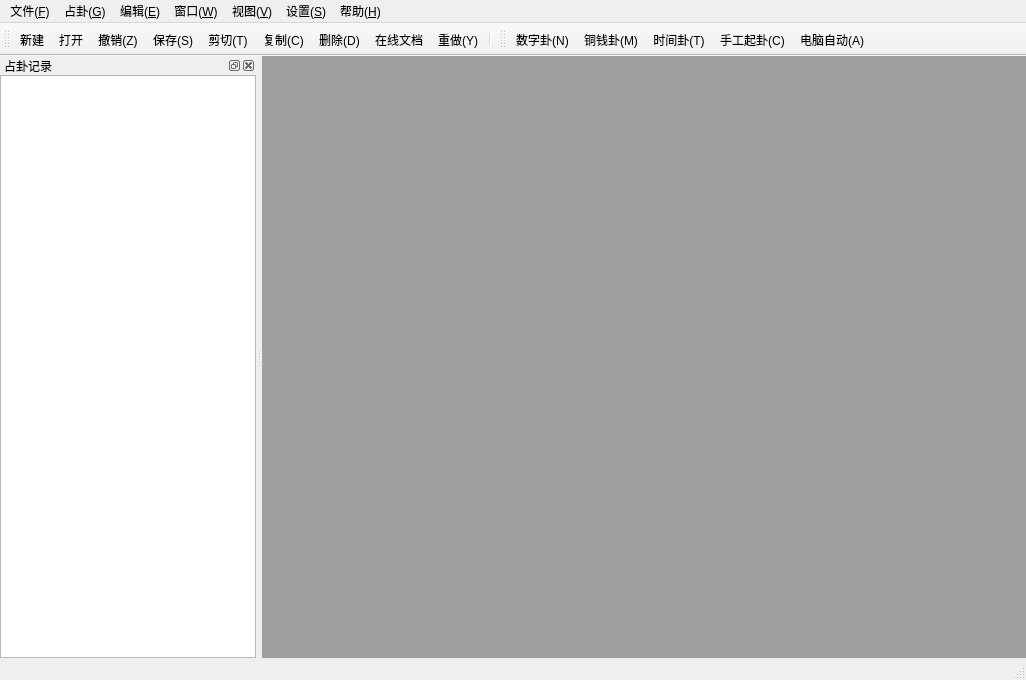
<?xml version="1.0" encoding="UTF-8"?>
<ui version="4.0">
 <class>MainWindow</class>
 <widget class="QMainWindow" name="MainWindow">
  <property name="geometry">
   <rect>
    <x>0</x>
    <y>0</y>
    <width>1026</width>
    <height>680</height>
   </rect>
  </property>
  <property name="windowTitle">
   <string>MainWindow</string>
  </property>
  <widget class="QWidget" name="centralwidget">
   <layout class="QHBoxLayout" name="horizontalLayout" stretch="9">
    <property name="spacing">
     <number>0</number>
    </property>
    <property name="leftMargin">
     <number>0</number>
    </property>
    <property name="topMargin">
     <number>0</number>
    </property>
    <property name="rightMargin">
     <number>0</number>
    </property>
    <property name="bottomMargin">
     <number>0</number>
    </property>
    <item>
     <widget class="QWidget" name="widget_2" native="true">
      <property name="styleSheet">
       <string notr="true">background-color: rgb(85, 170, 127);</string>
      </property>
      <layout class="QVBoxLayout" name="verticalLayout_4">
       <property name="spacing">
        <number>0</number>
       </property>
       <property name="leftMargin">
        <number>0</number>
       </property>
       <property name="topMargin">
        <number>0</number>
       </property>
       <property name="rightMargin">
        <number>0</number>
       </property>
       <property name="bottomMargin">
        <number>0</number>
       </property>
       <item>
        <widget class="QMdiArea" name="mdiArea"/>
       </item>
      </layout>
     </widget>
    </item>
   </layout>
  </widget>
  <widget class="QMenuBar" name="menubar">
   <property name="geometry">
    <rect>
     <x>0</x>
     <y>0</y>
     <width>1026</width>
     <height>22</height>
    </rect>
   </property>
   <widget class="QMenu" name="menuFile">
    <property name="title">
     <string>文件(&amp;F)</string>
    </property>
    <widget class="QMenu" name="menuRecent">
     <property name="title">
      <string>最近打开</string>
     </property>
     <addaction name="actionLucy_ui"/>
    </widget>
    <addaction name="actionNew"/>
    <addaction name="actionOpen"/>
    <addaction name="menuRecent"/>
    <addaction name="separator"/>
    <addaction name="actionSave"/>
    <addaction name="actionSave_as"/>
    <addaction name="actionSave_All"/>
    <addaction name="separator"/>
    <addaction name="actionPrint"/>
    <addaction name="actionClose"/>
    <addaction name="separator"/>
    <addaction name="actionQuit"/>
   </widget>
   <widget class="QMenu" name="menuEdit">
    <property name="title">
     <string>编辑(&amp;E)</string>
    </property>
    <addaction name="actiond"/>
    <addaction name="actiond_2"/>
    <addaction name="separator"/>
    <addaction name="actionCopy"/>
    <addaction name="actiond_3"/>
    <addaction name="actiond_4"/>
    <addaction name="actiond_5"/>
    <addaction name="actiond_6"/>
    <addaction name="separator"/>
    <addaction name="actionsjr"/>
    <addaction name="actiontih"/>
   </widget>
   <widget class="QMenu" name="menuwi">
    <property name="title">
     <string>窗口(&amp;W)</string>
    </property>
    <addaction name="actionTile"/>
    <addaction name="actionCascade"/>
    <addaction name="actionTab"/>
    <addaction name="separator"/>
    <addaction name="actioncloseAllSubWindows"/>
   </widget>
   <widget class="QMenu" name="menuhelp">
    <property name="title">
     <string>帮助(&amp;H)</string>
    </property>
    <addaction name="actiononline"/>
    <addaction name="actionabout"/>
   </widget>
   <widget class="QMenu" name="menu_V">
    <property name="title">
     <string>视图(&amp;V)</string>
    </property>
    <addaction name="actionll"/>
   </widget>
   <widget class="QMenu" name="menusetting">
    <property name="title">
     <string>设置(&amp;S)</string>
    </property>
    <addaction name="actionmysql"/>
   </widget>
   <widget class="QMenu" name="menuzhangua">
    <property name="title">
     <string>占卦(&amp;G)</string>
    </property>
    <addaction name="actionNum"/>
    <addaction name="actionMoney"/>
    <addaction name="actionTime"/>
    <addaction name="actionCostom"/>
    <addaction name="actionCompter"/>
   </widget>
   <addaction name="menuFile"/>
   <addaction name="menuzhangua"/>
   <addaction name="menuEdit"/>
   <addaction name="menuwi"/>
   <addaction name="menu_V"/>
   <addaction name="menusetting"/>
   <addaction name="menuhelp"/>
  </widget>
  <widget class="QStatusBar" name="statusbar"/>
  <widget class="QToolBar" name="toolBar">
   <property name="windowTitle">
    <string>toolBar</string>
   </property>
   <property name="toolButtonStyle">
    <enum>Qt::ToolButtonTextUnderIcon</enum>
   </property>
   <attribute name="toolBarArea">
    <enum>TopToolBarArea</enum>
   </attribute>
   <attribute name="toolBarBreak">
    <bool>false</bool>
   </attribute>
   <addaction name="actionNew"/>
   <addaction name="actionOpen"/>
   <addaction name="actiond"/>
   <addaction name="actionSave"/>
   <addaction name="actionCopy"/>
   <addaction name="actiond_3"/>
   <addaction name="actiond_5"/>
   <addaction name="actiononline"/>
   <addaction name="actiond_2"/>
   <addaction name="separator"/>
  </widget>
  <widget class="QToolBar" name="toolBar_zhangua">
   <property name="windowTitle">
    <string>toolBar_2</string>
   </property>
   <property name="toolButtonStyle">
    <enum>Qt::ToolButtonTextUnderIcon</enum>
   </property>
   <attribute name="toolBarArea">
    <enum>TopToolBarArea</enum>
   </attribute>
   <attribute name="toolBarBreak">
    <bool>false</bool>
   </attribute>
   <addaction name="actionNum"/>
   <addaction name="actionMoney"/>
   <addaction name="actionTime"/>
   <addaction name="actionCostom"/>
   <addaction name="actionCompter"/>
  </widget>
  <widget class="QDockWidget" name="dockWidget">
   <property name="floating">
    <bool>false</bool>
   </property>
   <property name="features">
    <set>QDockWidget::DockWidgetClosable|QDockWidget::DockWidgetFloatable|QDockWidget::DockWidgetMovable</set>
   </property>
   <property name="allowedAreas">
    <set>Qt::LeftDockWidgetArea|Qt::RightDockWidgetArea</set>
   </property>
   <property name="windowTitle">
    <string>占卦记录</string>
   </property>
   <attribute name="dockWidgetArea">
    <number>1</number>
   </attribute>
   <widget class="QWidget" name="dockWidgetContents_8">
    <layout class="QVBoxLayout" name="verticalLayout_2">
     <property name="spacing">
      <number>0</number>
     </property>
     <property name="leftMargin">
      <number>0</number>
     </property>
     <property name="topMargin">
      <number>0</number>
     </property>
     <property name="rightMargin">
      <number>0</number>
     </property>
     <property name="bottomMargin">
      <number>0</number>
     </property>
     <item>
      <widget class="QWidget" name="widget" native="true">
       <property name="styleSheet">
        <string notr="true"/>
       </property>
       <layout class="QVBoxLayout" name="verticalLayout_3">
        <property name="spacing">
         <number>0</number>
        </property>
        <property name="leftMargin">
         <number>0</number>
        </property>
        <property name="topMargin">
         <number>0</number>
        </property>
        <property name="rightMargin">
         <number>0</number>
        </property>
        <property name="bottomMargin">
         <number>0</number>
        </property>
        <item>
         <widget class="QListView" name="listView"/>
        </item>
       </layout>
      </widget>
     </item>
    </layout>
   </widget>
  </widget>
  <action name="actionNew">
   <property name="icon">
    <iconset resource="res.qrc">
     <normaloff>:/icon/images/new.png</normaloff>:/icon/images/new.png</iconset>
   </property>
   <property name="text">
    <string>新建...</string>
   </property>
   <property name="shortcut">
    <string>Ctrl+N</string>
   </property>
  </action>
  <action name="actionOpen">
   <property name="icon">
    <iconset resource="res.qrc">
     <normaloff>:/icon/images/open.png</normaloff>:/icon/images/open.png</iconset>
   </property>
   <property name="text">
    <string>打开...</string>
   </property>
   <property name="shortcut">
    <string>Ctrl+O</string>
   </property>
  </action>
  <action name="actionLucy_ui">
   <property name="text">
    <string>Lucy.ui</string>
   </property>
  </action>
  <action name="actionSave">
   <property name="icon">
    <iconset resource="res.qrc">
     <normaloff>:/icon/images/save.png</normaloff>:/icon/images/save.png</iconset>
   </property>
   <property name="text">
    <string>保存(&amp;S)</string>
   </property>
   <property name="shortcut">
    <string>Ctrl+S</string>
   </property>
  </action>
  <action name="actionSave_as">
   <property name="text">
    <string>另存为...</string>
   </property>
  </action>
  <action name="actionSave_All">
   <property name="text">
    <string>全部保存(&amp;S)</string>
   </property>
   <property name="toolTip">
    <string>全部保存(L)</string>
   </property>
  </action>
  <action name="actionPrint">
   <property name="icon">
    <iconset resource="res.qrc">
     <normaloff>:/icon/images/print.png</normaloff>:/icon/images/print.png</iconset>
   </property>
   <property name="text">
    <string>打印...</string>
   </property>
   <property name="toolTip">
    <string>打印(&amp;P)</string>
   </property>
   <property name="shortcut">
    <string>Ctrl+P</string>
   </property>
  </action>
  <action name="actionClose">
   <property name="text">
    <string>关闭</string>
   </property>
  </action>
  <action name="actionQuit">
   <property name="text">
    <string>退出</string>
   </property>
  </action>
  <action name="actiond">
   <property name="icon">
    <iconset resource="res.qrc">
     <normaloff>:/icon/images/cx.png</normaloff>:/icon/images/cx.png</iconset>
   </property>
   <property name="text">
    <string>撤销(&amp;Z)</string>
   </property>
   <property name="shortcut">
    <string>Ctrl+Z</string>
   </property>
  </action>
  <action name="actiond_2">
   <property name="icon">
    <iconset resource="res.qrc">
     <normaloff>:/icon/images/cz.png</normaloff>:/icon/images/cz.png</iconset>
   </property>
   <property name="text">
    <string>重做(&amp;Y)</string>
   </property>
   <property name="shortcut">
    <string>Ctrl+Y</string>
   </property>
  </action>
  <action name="actionCopy">
   <property name="icon">
    <iconset resource="res.qrc">
     <normaloff>:/icon/images/cut.png</normaloff>:/icon/images/cut.png</iconset>
   </property>
   <property name="text">
    <string>剪切(&amp;T)</string>
   </property>
   <property name="shortcut">
    <string>Ctrl+X</string>
   </property>
  </action>
  <action name="actiond_3">
   <property name="icon">
    <iconset resource="res.qrc">
     <normaloff>:/icon/images/copy.png</normaloff>:/icon/images/copy.png</iconset>
   </property>
   <property name="text">
    <string>复制(&amp;C)</string>
   </property>
   <property name="shortcut">
    <string>Ctrl+C</string>
   </property>
  </action>
  <action name="actiond_4">
   <property name="icon">
    <iconset resource="res.qrc">
     <normaloff>:/icon/images/pasle.png</normaloff>:/icon/images/pasle.png</iconset>
   </property>
   <property name="text">
    <string>粘贴(&amp;P)</string>
   </property>
  </action>
  <action name="actiond_5">
   <property name="icon">
    <iconset resource="res.qrc">
     <normaloff>:/icon/images/del.png</normaloff>:/icon/images/del.png</iconset>
   </property>
   <property name="text">
    <string>删除(&amp;D)</string>
   </property>
  </action>
  <action name="actiond_6">
   <property name="text">
    <string>全选(&amp;A)</string>
   </property>
   <property name="shortcut">
    <string>Ctrl+A</string>
   </property>
  </action>
  <action name="actionsjr">
   <property name="text">
    <string>查找(&amp;S)</string>
   </property>
   <property name="shortcut">
    <string>Ctrl+F</string>
   </property>
  </action>
  <action name="actiontih">
   <property name="text">
    <string>替换</string>
   </property>
  </action>
  <action name="actiononline">
   <property name="icon">
    <iconset resource="res.qrc">
     <normaloff>:/icon/images/help.png</normaloff>:/icon/images/help.png</iconset>
   </property>
   <property name="text">
    <string>在线文档</string>
   </property>
  </action>
  <action name="actionabout">
   <property name="text">
    <string>关于软件</string>
   </property>
  </action>
  <action name="actionmysql">
   <property name="text">
    <string>数据库配置</string>
   </property>
  </action>
  <action name="actionll">
   <property name="text">
    <string>最近打开</string>
   </property>
  </action>
  <action name="actionTile">
   <property name="checkable">
    <bool>true</bool>
   </property>
   <property name="text">
    <string>平铺模式(&amp;T)</string>
   </property>
  </action>
  <action name="actioncloseAllSubWindows">
   <property name="text">
    <string>关闭全部窗口(&amp;A)</string>
   </property>
  </action>
  <action name="actionTab">
   <property name="checkable">
    <bool>true</bool>
   </property>
   <property name="text">
    <string>标签模式</string>
   </property>
  </action>
  <action name="actionCascade">
   <property name="checkable">
    <bool>true</bool>
   </property>
   <property name="text">
    <string>级联模式</string>
   </property>
  </action>
  <action name="actionNum">
   <property name="icon">
    <iconset resource="res.qrc">
     <normaloff>:/icon/images/number.png</normaloff>:/icon/images/number.png</iconset>
   </property>
   <property name="text">
    <string>数字卦(&amp;N)</string>
   </property>
  </action>
  <action name="actionMoney">
   <property name="icon">
    <iconset resource="res.qrc">
     <normaloff>:/icon/images/money.png</normaloff>:/icon/images/money.png</iconset>
   </property>
   <property name="text">
    <string>铜钱卦(&amp;M)</string>
   </property>
  </action>
  <action name="actionTime">
   <property name="icon">
    <iconset resource="res.qrc">
     <normaloff>:/icon/images/time.png</normaloff>:/icon/images/time.png</iconset>
   </property>
   <property name="text">
    <string>时间卦(&amp;T)</string>
   </property>
  </action>
  <action name="actionCostom">
   <property name="icon">
    <iconset resource="res.qrc">
     <normaloff>:/icon/images/costom.png</normaloff>:/icon/images/costom.png</iconset>
   </property>
   <property name="text">
    <string>手工起卦(&amp;C)</string>
   </property>
  </action>
  <action name="actionCompter">
   <property name="icon">
    <iconset resource="res.qrc">
     <normaloff>:/icon/images/computer.png</normaloff>:/icon/images/computer.png</iconset>
   </property>
   <property name="text">
    <string>电脑自动(&amp;A)</string>
   </property>
  </action>
 </widget>
 <resources>
  <include location="res.qrc"/>
 </resources>
 <connections/>
</ui>
